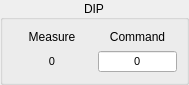
<?xml version="1.0" encoding="UTF-8"?>
<ui version="4.0">
 <class>bellow</class>
 <widget class="QWidget" name="bellow">
  <property name="geometry">
   <rect>
    <x>0</x>
    <y>0</y>
    <width>189</width>
    <height>85</height>
   </rect>
  </property>
  <property name="sizePolicy">
   <sizepolicy hsizetype="Preferred" vsizetype="Preferred">
    <horstretch>0</horstretch>
    <verstretch>0</verstretch>
   </sizepolicy>
  </property>
  <property name="maximumSize">
   <size>
    <width>116775</width>
    <height>116775</height>
   </size>
  </property>
  <property name="windowTitle">
   <string>Form</string>
  </property>
  <layout class="QGridLayout" name="gridLayout_2">
   <property name="leftMargin">
    <number>0</number>
   </property>
   <property name="topMargin">
    <number>0</number>
   </property>
   <property name="rightMargin">
    <number>0</number>
   </property>
   <property name="bottomMargin">
    <number>0</number>
   </property>
   <property name="spacing">
    <number>0</number>
   </property>
   <item row="0" column="0">
    <widget class="QGroupBox" name="digit">
     <property name="title">
      <string>DIP</string>
     </property>
     <property name="alignment">
      <set>Qt::AlignCenter</set>
     </property>
     <property name="flat">
      <bool>false</bool>
     </property>
     <property name="checkable">
      <bool>false</bool>
     </property>
     <layout class="QGridLayout" name="gridLayout">
      <item row="0" column="0">
       <widget class="QLabel" name="label_2">
        <property name="text">
         <string>Measure</string>
        </property>
        <property name="alignment">
         <set>Qt::AlignCenter</set>
        </property>
       </widget>
      </item>
      <item row="0" column="1">
       <widget class="QLabel" name="label">
        <property name="text">
         <string>Command</string>
        </property>
        <property name="alignment">
         <set>Qt::AlignCenter</set>
        </property>
       </widget>
      </item>
      <item row="1" column="0">
       <widget class="QLabel" name="pressureReal">
        <property name="font">
         <font>
          <pointsize>8</pointsize>
         </font>
        </property>
        <property name="text">
         <string>0</string>
        </property>
        <property name="alignment">
         <set>Qt::AlignCenter</set>
        </property>
       </widget>
      </item>
      <item row="1" column="1">
       <widget class="QSpinBox" name="pressure">
        <property name="sizePolicy">
         <sizepolicy hsizetype="Preferred" vsizetype="Preferred">
          <horstretch>0</horstretch>
          <verstretch>0</verstretch>
         </sizepolicy>
        </property>
        <property name="minimumSize">
         <size>
          <width>0</width>
          <height>0</height>
         </size>
        </property>
        <property name="font">
         <font>
          <pointsize>8</pointsize>
         </font>
        </property>
        <property name="layoutDirection">
         <enum>Qt::LeftToRight</enum>
        </property>
        <property name="autoFillBackground">
         <bool>false</bool>
        </property>
        <property name="alignment">
         <set>Qt::AlignCenter</set>
        </property>
        <property name="buttonSymbols">
         <enum>QAbstractSpinBox::NoButtons</enum>
        </property>
        <property name="minimum">
         <number>-100</number>
        </property>
        <property name="maximum">
         <number>200</number>
        </property>
       </widget>
      </item>
     </layout>
    </widget>
   </item>
  </layout>
 </widget>
 <resources/>
 <connections>
  <connection>
   <sender>pressure</sender>
   <signal>valueChanged(int)</signal>
   <receiver>bellow</receiver>
   <slot>slotPressureValueChanged()</slot>
   <hints>
    <hint type="sourcelabel">
     <x>140</x>
     <y>105</y>
    </hint>
    <hint type="destinationlabel">
     <x>18</x>
     <y>0</y>
    </hint>
   </hints>
  </connection>
 </connections>
 <slots>
  <slot>slotAngleValueChanged()</slot>
  <slot>slotMinNChanged()</slot>
  <slot>slotMaxNChanged()</slot>
  <slot>slotMinPChanged()</slot>
  <slot>slotMaxPChanged()</slot>
  <slot>slotPressureValueChanged()</slot>
  <slot>slotPressureHoldClicked(bool)</slot>
 </slots>
</ui>
